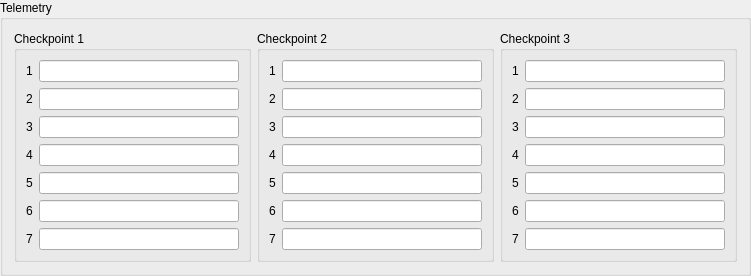
            <widget class="QGroupBox" name="telGB">
             <property name="title">
              <string>Telemetry</string>
             </property>
             <layout class="QHBoxLayout" name="horizontalLayout_39">
              <item>
               <widget class="QGroupBox" name="checkGB_1">
                <property name="title">
                 <string>Checkpoint 1</string>
                </property>
                <layout class="QHBoxLayout" name="horizontalLayout_9">
                 <item>
                  <layout class="QVBoxLayout" name="verticalLayout_65">
                   <item>
                    <widget class="QLabel" name="telCheckLabel_1">
                     <property name="text">
                      <string>1</string>
                     </property>
                    </widget>
                   </item>
                   <item>
                    <widget class="QLabel" name="telCheckLabel_2">
                     <property name="text">
                      <string>2</string>
                     </property>
                    </widget>
                   </item>
                   <item>
                    <widget class="QLabel" name="telCheckLabel_3">
                     <property name="text">
                      <string>3</string>
                     </property>
                    </widget>
                   </item>
                   <item>
                    <widget class="QLabel" name="telCheckLabel_4">
                     <property name="text">
                      <string>4</string>
                     </property>
                    </widget>
                   </item>
                   <item>
                    <widget class="QLabel" name="telCheckLabel_5">
                     <property name="text">
                      <string>5</string>
                     </property>
                    </widget>
                   </item>
                   <item>
                    <widget class="QLabel" name="telCheckLabel_6">
                     <property name="text">
                      <string>6</string>
                     </property>
                    </widget>
                   </item>
                   <item>
                    <widget class="QLabel" name="telCheckLabel_7">
                     <property name="text">
                      <string>7</string>
                     </property>
                    </widget>
                   </item>
                  </layout>
                 </item>
                 <item>
                  <layout class="QVBoxLayout" name="verticalLayout_66">
                   <item>
                    <widget class="QLineEdit" name="telCheckLE_1">
                     <property name="sizePolicy">
                      <sizepolicy hsizetype="Fixed" vsizetype="Fixed">
                       <horstretch>0</horstretch>
                       <verstretch>0</verstretch>
                      </sizepolicy>
                     </property>
                     <property name="minimumSize">
                      <size>
                       <width>200</width>
                       <height>0</height>
                      </size>
                     </property>
                    </widget>
                   </item>
                   <item>
                    <widget class="QLineEdit" name="telCheckLE_2">
                     <property name="sizePolicy">
                      <sizepolicy hsizetype="Fixed" vsizetype="Fixed">
                       <horstretch>0</horstretch>
                       <verstretch>0</verstretch>
                      </sizepolicy>
                     </property>
                     <property name="minimumSize">
                      <size>
                       <width>200</width>
                       <height>0</height>
                      </size>
                     </property>
                    </widget>
                   </item>
                   <item>
                    <widget class="QLineEdit" name="telCheckLE_3">
                     <property name="sizePolicy">
                      <sizepolicy hsizetype="Fixed" vsizetype="Fixed">
                       <horstretch>0</horstretch>
                       <verstretch>0</verstretch>
                      </sizepolicy>
                     </property>
                     <property name="minimumSize">
                      <size>
                       <width>200</width>
                       <height>0</height>
                      </size>
                     </property>
                    </widget>
                   </item>
                   <item>
                    <widget class="QLineEdit" name="telCheckLE_4">
                     <property name="sizePolicy">
                      <sizepolicy hsizetype="Fixed" vsizetype="Fixed">
                       <horstretch>0</horstretch>
                       <verstretch>0</verstretch>
                      </sizepolicy>
                     </property>
                     <property name="minimumSize">
                      <size>
                       <width>200</width>
                       <height>0</height>
                      </size>
                     </property>
                    </widget>
                   </item>
                   <item>
                    <widget class="QLineEdit" name="telCheckLE_5">
                     <property name="sizePolicy">
                      <sizepolicy hsizetype="Fixed" vsizetype="Fixed">
                       <horstretch>0</horstretch>
                       <verstretch>0</verstretch>
                      </sizepolicy>
                     </property>
                     <property name="minimumSize">
                      <size>
                       <width>200</width>
                       <height>0</height>
                      </size>
                     </property>
                    </widget>
                   </item>
                   <item>
                    <widget class="QLineEdit" name="telCheckLE_6">
                     <property name="sizePolicy">
                      <sizepolicy hsizetype="Fixed" vsizetype="Fixed">
                       <horstretch>0</horstretch>
                       <verstretch>0</verstretch>
                      </sizepolicy>
                     </property>
                     <property name="minimumSize">
                      <size>
                       <width>200</width>
                       <height>0</height>
                      </size>
                     </property>
                    </widget>
                   </item>
                   <item>
                    <widget class="QLineEdit" name="telCheckLE_7">
                     <property name="sizePolicy">
                      <sizepolicy hsizetype="Fixed" vsizetype="Fixed">
                       <horstretch>0</horstretch>
                       <verstretch>0</verstretch>
                      </sizepolicy>
                     </property>
                     <property name="minimumSize">
                      <size>
                       <width>200</width>
                       <height>0</height>
                      </size>
                     </property>
                    </widget>
                   </item>
                  </layout>
                 </item>
                </layout>
               </widget>
              </item>
              <item>
               <widget class="QGroupBox" name="checkGB_2">
                <property name="title">
                 <string>Checkpoint 2</string>
                </property>
                <layout class="QHBoxLayout" name="horizontalLayout_11">
                 <item>
                  <layout class="QVBoxLayout" name="verticalLayout_67">
                   <item>
                    <widget class="QLabel" name="telCheckLabel_8">
                     <property name="text">
                      <string>1</string>
                     </property>
                    </widget>
                   </item>
                   <item>
                    <widget class="QLabel" name="telCheckLabel_9">
                     <property name="text">
                      <string>2</string>
                     </property>
                    </widget>
                   </item>
                   <item>
                    <widget class="QLabel" name="telCheckLabel_10">
                     <property name="text">
                      <string>3</string>
                     </property>
                    </widget>
                   </item>
                   <item>
                    <widget class="QLabel" name="telCheckLabel_11">
                     <property name="text">
                      <string>4</string>
                     </property>
                    </widget>
                   </item>
                   <item>
                    <widget class="QLabel" name="telCheckLabel_12">
                     <property name="text">
                      <string>5</string>
                     </property>
                    </widget>
                   </item>
                   <item>
                    <widget class="QLabel" name="telCheckLabel_13">
                     <property name="text">
                      <string>6</string>
                     </property>
                    </widget>
                   </item>
                   <item>
                    <widget class="QLabel" name="telCheckLabel_14">
                     <property name="text">
                      <string>7</string>
                     </property>
                    </widget>
                   </item>
                  </layout>
                 </item>
                 <item>
                  <layout class="QVBoxLayout" name="verticalLayout_68">
                   <item>
                    <widget class="QLineEdit" name="telCheckLE_8">
                     <property name="sizePolicy">
                      <sizepolicy hsizetype="Fixed" vsizetype="Fixed">
                       <horstretch>0</horstretch>
                       <verstretch>0</verstretch>
                      </sizepolicy>
                     </property>
                     <property name="minimumSize">
                      <size>
                       <width>200</width>
                       <height>0</height>
                      </size>
                     </property>
                    </widget>
                   </item>
                   <item>
                    <widget class="QLineEdit" name="telCheckLE_9">
                     <property name="sizePolicy">
                      <sizepolicy hsizetype="Fixed" vsizetype="Fixed">
                       <horstretch>0</horstretch>
                       <verstretch>0</verstretch>
                      </sizepolicy>
                     </property>
                     <property name="minimumSize">
                      <size>
                       <width>200</width>
                       <height>0</height>
                      </size>
                     </property>
                    </widget>
                   </item>
                   <item>
                    <widget class="QLineEdit" name="telCheckLE_10">
                     <property name="sizePolicy">
                      <sizepolicy hsizetype="Fixed" vsizetype="Fixed">
                       <horstretch>0</horstretch>
                       <verstretch>0</verstretch>
                      </sizepolicy>
                     </property>
                     <property name="minimumSize">
                      <size>
                       <width>200</width>
                       <height>0</height>
                      </size>
                     </property>
                    </widget>
                   </item>
                   <item>
                    <widget class="QLineEdit" name="telCheckLE_11">
                     <property name="sizePolicy">
                      <sizepolicy hsizetype="Fixed" vsizetype="Fixed">
                       <horstretch>0</horstretch>
                       <verstretch>0</verstretch>
                      </sizepolicy>
                     </property>
                     <property name="minimumSize">
                      <size>
                       <width>200</width>
                       <height>0</height>
                      </size>
                     </property>
                    </widget>
                   </item>
                   <item>
                    <widget class="QLineEdit" name="telCheckLE_12">
                     <property name="sizePolicy">
                      <sizepolicy hsizetype="Fixed" vsizetype="Fixed">
                       <horstretch>0</horstretch>
                       <verstretch>0</verstretch>
                      </sizepolicy>
                     </property>
                     <property name="minimumSize">
                      <size>
                       <width>200</width>
                       <height>0</height>
                      </size>
                     </property>
                    </widget>
                   </item>
                   <item>
                    <widget class="QLineEdit" name="telCheckLE_13">
                     <property name="sizePolicy">
                      <sizepolicy hsizetype="Fixed" vsizetype="Fixed">
                       <horstretch>0</horstretch>
                       <verstretch>0</verstretch>
                      </sizepolicy>
                     </property>
                     <property name="minimumSize">
                      <size>
                       <width>200</width>
                       <height>0</height>
                      </size>
                     </property>
                    </widget>
                   </item>
                   <item>
                    <widget class="QLineEdit" name="telCheckLE_14">
                     <property name="sizePolicy">
                      <sizepolicy hsizetype="Fixed" vsizetype="Fixed">
                       <horstretch>0</horstretch>
                       <verstretch>0</verstretch>
                      </sizepolicy>
                     </property>
                     <property name="minimumSize">
                      <size>
                       <width>200</width>
                       <height>0</height>
                      </size>
                     </property>
                    </widget>
                   </item>
                  </layout>
                 </item>
                </layout>
               </widget>
              </item>
              <item>
               <widget class="QGroupBox" name="checkGB_3">
                <property name="title">
                 <string>Checkpoint 3</string>
                </property>
                <layout class="QHBoxLayout" name="horizontalLayout_10">
                 <item>
                  <layout class="QVBoxLayout" name="verticalLayout_70">
                   <item>
                    <widget class="QLabel" name="telCheckLabel_15">
                     <property name="text">
                      <string>1</string>
                     </property>
                    </widget>
                   </item>
                   <item>
                    <widget class="QLabel" name="telCheckLabel_16">
                     <property name="text">
                      <string>2</string>
                     </property>
                    </widget>
                   </item>
                   <item>
                    <widget class="QLabel" name="telCheckLabel_17">
                     <property name="text">
                      <string>3</string>
                     </property>
                    </widget>
                   </item>
                   <item>
                    <widget class="QLabel" name="telCheckLabel_18">
                     <property name="text">
                      <string>4</string>
                     </property>
                    </widget>
                   </item>
                   <item>
                    <widget class="QLabel" name="telCheckLabel_19">
                     <property name="text">
                      <string>5</string>
                     </property>
                    </widget>
                   </item>
                   <item>
                    <widget class="QLabel" name="telCheckLabel_20">
                     <property name="text">
                      <string>6</string>
                     </property>
                    </widget>
                   </item>
                   <item>
                    <widget class="QLabel" name="telCheckLabel_21">
                     <property name="text">
                      <string>7</string>
                     </property>
                    </widget>
                   </item>
                  </layout>
                 </item>
                 <item>
                  <layout class="QVBoxLayout" name="verticalLayout_69">
                   <item>
                    <widget class="QLineEdit" name="telCheckLE_15">
                     <property name="sizePolicy">
                      <sizepolicy hsizetype="Fixed" vsizetype="Fixed">
                       <horstretch>0</horstretch>
                       <verstretch>0</verstretch>
                      </sizepolicy>
                     </property>
                     <property name="minimumSize">
                      <size>
                       <width>200</width>
                       <height>0</height>
                      </size>
                     </property>
                    </widget>
                   </item>
                   <item>
                    <widget class="QLineEdit" name="telCheckLE_16">
                     <property name="sizePolicy">
                      <sizepolicy hsizetype="Fixed" vsizetype="Fixed">
                       <horstretch>0</horstretch>
                       <verstretch>0</verstretch>
                      </sizepolicy>
                     </property>
                     <property name="minimumSize">
                      <size>
                       <width>200</width>
                       <height>0</height>
                      </size>
                     </property>
                    </widget>
                   </item>
                   <item>
                    <widget class="QLineEdit" name="telCheckLE_17">
                     <property name="sizePolicy">
                      <sizepolicy hsizetype="Fixed" vsizetype="Fixed">
                       <horstretch>0</horstretch>
                       <verstretch>0</verstretch>
                      </sizepolicy>
                     </property>
                     <property name="minimumSize">
                      <size>
                       <width>200</width>
                       <height>0</height>
                      </size>
                     </property>
                    </widget>
                   </item>
                   <item>
                    <widget class="QLineEdit" name="telCheckLE_18">
                     <property name="sizePolicy">
                      <sizepolicy hsizetype="Fixed" vsizetype="Fixed">
                       <horstretch>0</horstretch>
                       <verstretch>0</verstretch>
                      </sizepolicy>
                     </property>
                     <property name="minimumSize">
                      <size>
                       <width>200</width>
                       <height>0</height>
                      </size>
                     </property>
                    </widget>
                   </item>
                   <item>
                    <widget class="QLineEdit" name="telCheckLE_19">
                     <property name="sizePolicy">
                      <sizepolicy hsizetype="Fixed" vsizetype="Fixed">
                       <horstretch>0</horstretch>
                       <verstretch>0</verstretch>
                      </sizepolicy>
                     </property>
                     <property name="minimumSize">
                      <size>
                       <width>200</width>
                       <height>0</height>
                      </size>
                     </property>
                    </widget>
                   </item>
                   <item>
                    <widget class="QLineEdit" name="telCheckLE_20">
                     <property name="sizePolicy">
                      <sizepolicy hsizetype="Fixed" vsizetype="Fixed">
                       <horstretch>0</horstretch>
                       <verstretch>0</verstretch>
                      </sizepolicy>
                     </property>
                     <property name="minimumSize">
                      <size>
                       <width>200</width>
                       <height>0</height>
                      </size>
                     </property>
                    </widget>
                   </item>
                   <item>
                    <widget class="QLineEdit" name="telCheckLE_21">
                     <property name="sizePolicy">
                      <sizepolicy hsizetype="Fixed" vsizetype="Fixed">
                       <horstretch>0</horstretch>
                       <verstretch>0</verstretch>
                      </sizepolicy>
                     </property>
                     <property name="minimumSize">
                      <size>
                       <width>200</width>
                       <height>0</height>
                      </size>
                     </property>
                    </widget>
                   </item>
                  </layout>
                 </item>
                </layout>
               </widget>
              </item>
             </layout>
            </widget>
